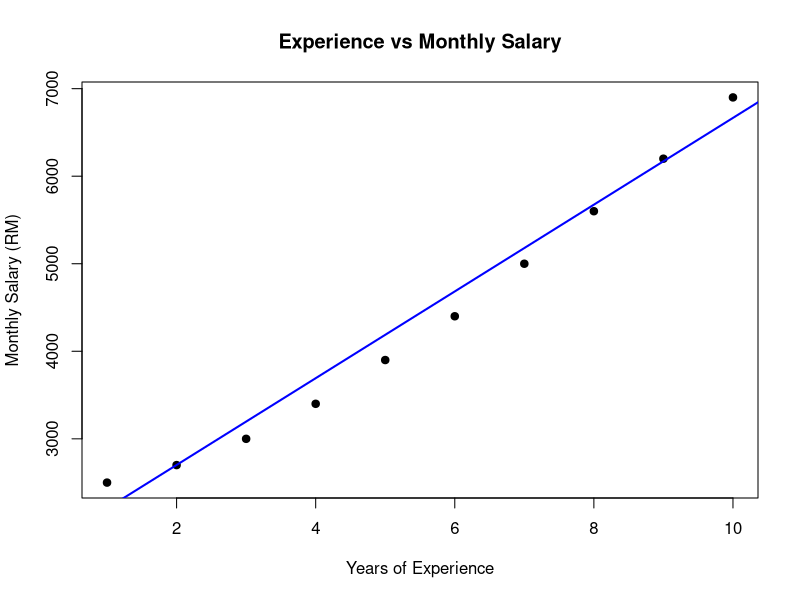

This chart was generated by the following R code:
# Create dataset
experience <- c(1,2,3,4,5,6,7,8,9,10)
salary <- c(2500,2700,3000,3400,3900,4400,5000,5600,6200,6900)

df <- data.frame(experience, salary)

# Split dataset (70% training, 30% testing)
set.seed(123)

train_index <- sample(1:nrow(df), 0.7*nrow(df))

train_data <- df[train_index, ]
test_data <- df[-train_index, ]

# Build regression model
model <- lm(salary ~ experience, data=train_data)

# Show model summary
summary(model)

# Predict using test data
predicted_salary <- predict(model, newdata=test_data)

# Compare predicted vs actual
data.frame(
  Experience = test_data$experience,
  Actual = test_data$salary,
  Predicted = predicted_salary
)

# Scatter plot
plot(df$experience, df$salary,
     main="Experience vs Monthly Salary",
     xlab="Years of Experience",
     ylab="Monthly Salary (RM)",
     pch=19)

# Add regression line
abline(model, col="blue", lwd=2)
